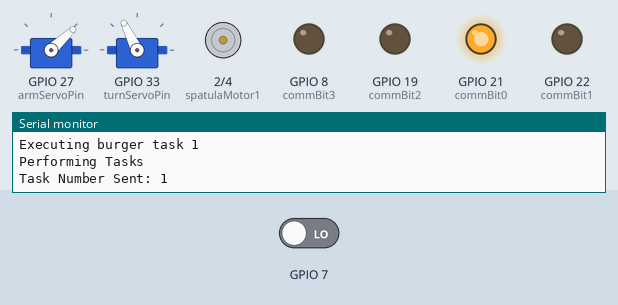
Recording of a program running on a simulated ESP32. On the bench: 2 × servo, motor-driver pin pairs drawn as motors (green arrow = first pin HIGH = forward, orange = second pin HIGH = backward, longer = more drive), output pins drawn as LEDs (lit = HIGH), the last lines printed to the serial monitor. Inputs (shaded band) come from the test bench; at power-on: GPIO 7 LOW. WiFi joins after 1.5 s; servers stay silent unless stated.

Above: at 3.2 s.
3.3 s: GPIO 7 driven HIGH
At 4.15 s:
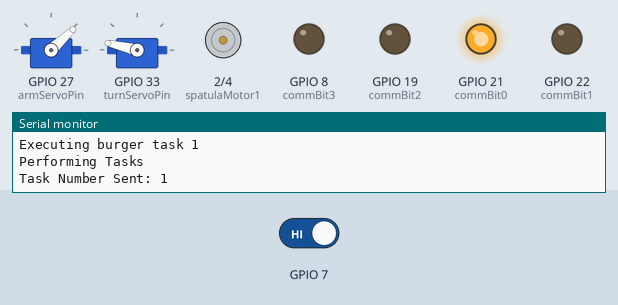
At 6.1 s:
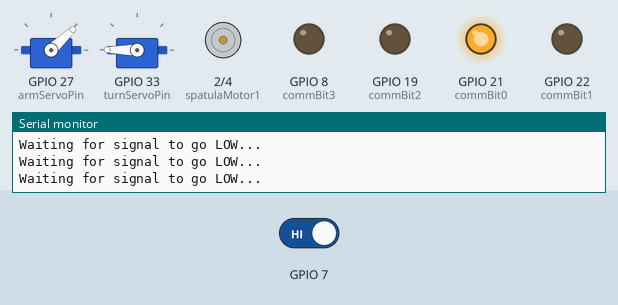
12.8 s: GPIO 7 driven LOW
At 13.6 s:
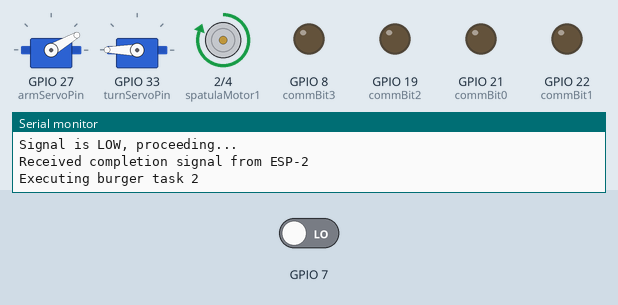
Timing chart, 0 to 60.3 s (numbered marks = the images above; inputs shaded):
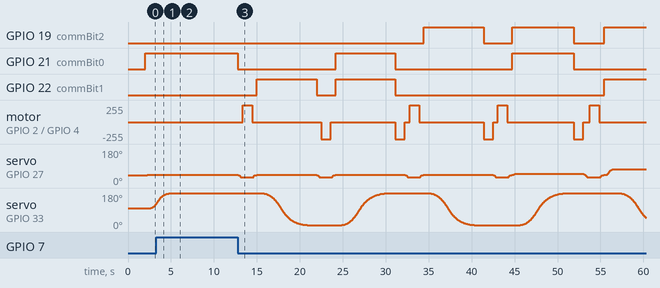

The program:

main.cpp
```cpp
#include "Arduino.h"
#include "WiFi.h"
#include "AsyncTCP.h"
#include "freertos/FreeRTOS.h"
#include "freertos/task.h"
#include "freertos/queue.h"
#include <ESP32Servo.h>

const char* ssid = "U235-Control";
const char* password = "SkibidiToilet";
const char* server_ip = "192.168.15.221";
const uint16_t server_port = 80;

bool doBurger = true;
bool proceed = false;

//Wire communication pins
#define commBit0 21
#define commBit1 22
#define commBit2 19
#define commBit3 8
#define signal 7
#define ready 5

//Burger arm pins
#define armServoPin 27
#define turnServoPin 33
#define spatulaMotor1 2
#define spatulaMotor2 4

//Servo number assignment
#define armServoNo 1
#define turnServoNo 2

// Define initial speed and delay parameters for smooth servo control
const int minDelay = 30;      // Minimum delay in milliseconds
const int maxDelay = 50;     // Maximum delay in milliseconds
int currentArmServoPos = 40; // Start from the middle position
int currentTurnServoPos = 100;

// Timing for spatula open/close
const int spatulaTime = 1100;

//Object creation for WiFi
AsyncClient client;
QueueHandle_t commandQueue;

//FreeRTOS task declaration:

void TCP_Client(void *pvParameters);
void ExecuteTasks(void *pvParameters);

//Burger task delcaration

void burgerTask1();
void burgerTask2();
void burgerTask3();
void burgerTask4();
void burgerTask5();
void burgerTask6();
void burgerTask7();
void burgerTask8();
void burgerTask9();
void burgerTask10();
void burgerTask11();
void burgerTask12();
void burgerTask13();

//Wire communication

void setCommPinOutput(int taskNumber);
int readCommPinInput();
void waitForSignal(int pin);
void performTask(int taskNo);

//Spatula control

void moveSpatula(bool close);
void stopSpatula();
void controlSpatula(int taskNo);

//Smooth servo control
Servo armServo;
Servo turnServo;
float easeInOutCubicSlow(float t);
void smoothServoControl(int endPos, int servoNo);

//Common angles declaration
const int leftCounter = 180;
const int centre = 100;
const int rightCounter = 10;
const int onCounter = 30;
const int flatSurface = 43;
const int armUp = 180;

void setup() {
  Serial.begin(115200);

  //Initialise Spatula motors
  pinMode(spatulaMotor1, OUTPUT);
  pinMode(spatulaMotor2, OUTPUT);

  // Connect to ESP32 AP
  WiFi.begin(ssid, password);
  while (WiFi.status() != WL_CONNECTED) {
    delay(1000);
    Serial.println("Connecting to ESP32 AP...");
  }
  // Create FreeRTOS queue
  commandQueue = xQueueCreate(20, sizeof(char[70]));
  Serial.println("Connected to ESP32 AP");

  //Initialise Servo motors
  armServo.attach(armServoPin, 500, 2500); // Min pulse width, Max pulse width
  turnServo.attach(turnServoPin, 500, 2500);
  armServo.write(currentArmServoPos);
  turnServo.write(currentTurnServoPos);

  // Create FreeRTOS tasks
  xTaskCreatePinnedToCore(
    TCP_Client,       // Task function
    "TCP Client",     // Name of the task (for debugging)
    8192,             // Stack size (bytes)
    NULL,             // Parameter to pass to the task
    1,                // Task priority
    NULL,             // Task handle
    0                 // Core to run the task on (0 in this case)
  );

  xTaskCreatePinnedToCore(
    ExecuteTasks,
    "Execute Tasks",
    8192,
    NULL,
    1,                // Task priority
    NULL,
    1                 // Core to run the task on (1 in this case)
  );
}

void loop() {
  vTaskDelete(NULL);
}

/**
 * @brief Manages a TCP client connection on the ESP32
 *
 * @param pvParameters A void pointer to the parameters passed to the task. Unused in this method
 *
 **/
void TCP_Client(void *pvParameters) {
  client.onConnect([](void *s, AsyncClient* c) {
    Serial.println("Connected to server");
  });

  client.onDisconnect([](void *s, AsyncClient* c) {
    Serial.println("Disconnected from server");
  });

  client.onData([](void *s, AsyncClient* c, void *data, size_t len) {
    char command[50];
    strncpy(command, (char*)data, len);
    command[len] = '\0';
    Serial.printf("Received command from server: %s\n", command);
    if(strcmp(command, "Action Received")){
      proceed = true;
    }
    xQueueSend(commandQueue, &command, portMAX_DELAY);
  });

  if (!client.connected()) {
    client.connect(server_ip, server_port);
  }

  while (true) {
    // Task keeps checking for connectivity and responses
    vTaskDelay(100 / portTICK_PERIOD_MS); // Adjust the delay as needed
  }
}

/**
 * @brief This method executes tasks on core 1 of the ESP-32.
 *
 * @param pvParameters A void pointer to the parameters passed to the task. Unused in this method
 */
void ExecuteTasks(void *pvParameters) {
  /*
   * The doBurger loop. After finishing the fries step, the robot will repeat the burger loop until we run out of time
   * It will do its own loop until it needs to do the burger plating step. The burger will then send communication wirelessly to
   * the Screwdriver control ESP-32.
  */
  while (doBurger) {
    // Execute tasks 0 to 13
    for (int i = 1; i < 13; i++) {
      switch (i) {
        case 1: burgerTask1(); break;
        case 2: burgerTask2(); break;
        case 3: burgerTask3(); break;
        case 4: burgerTask4(); break;
        case 5: burgerTask5(); break;
        case 6: burgerTask6(); break;
        case 7: burgerTask7(); break;
        case 8: burgerTask8(); break;
        case 9: burgerTask9(); break;
        case 10: burgerTask10(); break;
        case 11: burgerTask11(); break;
        case 12: {
          burgerTask12();
          // After task 12, send message to server and wait for response
          // Message to server acts like a "I am here"
          // Response from server acts like "I have arrived"
          const char* instruction = "Reached Task 12";
          client.write(instruction, strlen(instruction));
          Serial.printf("Sent instruction: %s\n", instruction);

          // Wait for the command to execute task 13
          char command[50];
          while (true) {
            if (xQueueReceive(commandQueue, &command, portMAX_DELAY)) {
              if (strcmp(command, "Execute Task 13") == 0) {
                break;
              }
            }
            vTaskDelay(100 / portTICK_PERIOD_MS); // Adjust the delay as needed
          }

          // Execute task 13
          burgerTask13();
          instruction = "Finished Task 13";
          client.write(instruction, strlen(instruction));
          Serial.printf("Sent instruction: %s\n", instruction);

          //Wait for the server to confirm action
          while (!proceed) {
            delay(100);
          }
          delay(100);
          vTaskDelete(NULL);
          break;
        }
      }
    }
  }
}

/**
 * @brief Goes towards patty station, move arms to left counter
 */
void burgerTask1() {
  Serial.println("Executing burger task 1");
  performTask(1);
}

/**
 * @brief Controls servo arm to pick up patty
 */
void burgerTask2() {
  Serial.println("Executing burger task 2");
  smoothServoControl(onCounter, 1);
  controlSpatula(1);
  smoothServoControl(flatSurface, 1);
  //smoothServoControl(centre, 2);
}

/**
 * @brief Moves robot to cooking station
 */
void burgerTask3() {
  Serial.println("Executing burger task 3");
  performTask(2);
}

/**
 * @brief Controls servo arm to drop the patty on the cooking station
 */
void burgerTask4() {
  Serial.println("Executing burger task 4");
  smoothServoControl(onCounter, 1);
  controlSpatula(2);
  smoothServoControl(flatSurface, 1);
  //smoothServoControl(centre, 2);
}

/**
 * @brief Moves robot to bun station for top bun
 */
void burgerTask5() {
  Serial.println("Executing burger task 5");
  performTask(3);
}

/**
 * @brief Controls servo arm to pick up top bun
 */
void burgerTask6() {
  Serial.println("Executing burger task 6");
  controlSpatula(2);
  smoothServoControl(onCounter, 1);
  controlSpatula(1);
  smoothServoControl(flatSurface, 1);
  //smoothServoControl(centre, 2);
}

/**
 * @brief Moves robot to cooking station
 */
void burgerTask7() {
  Serial.println("Executing burger task 7");
  performTask(4);
}

/**
 * @brief Picks up patty from cooking station
 */
void burgerTask8() {
  Serial.println("Executing burger task 8");
  controlSpatula(2);
  smoothServoControl(onCounter,1);
  controlSpatula(1);
  smoothServoControl(flatSurface, 1);
  //smoothServoControl(centre, 2);
}

/**
 * @brief Moves robot to bun station from cooking station to pick up top bun
 */
void burgerTask9() {
  Serial.println("Executing burger task 9");
  performTask(5);
}

/**
 * @brief Controls servo arm to pick up bottom bun
 */
void burgerTask10() {
  Serial.println("Executing burger task 10");
  controlSpatula(2);
  smoothServoControl(onCounter, 1);
  controlSpatula(1);
  smoothServoControl(flatSurface, 1);
}

/**
 * @brief Moves robot to serving area, moves arm high above plate
 */
void burgerTask11() {
  Serial.println("Executing burger task 11");
  performTask(6);
}

/**
 * @brief Controls servo arm to drop burger on plate
 */
void burgerTask12() {
  Serial.println("Executing burger task 12");
  smoothServoControl(onCounter, 1);
  controlSpatula(2);
  smoothServoControl(130,1);
}

/**
 * @brief Reset robot position to patty station
 */
void burgerTask13() {
  Serial.println("Executing burger task 13");
  performTask(7);
}

/**
 * @brief Cubic easing function with slower easing-in.
 *
 * This function provides a cubic easing calculation, modified to have a slower easing-in effect.
 * It smoothly interpolates the progress `t` over a duration, using a cubic equation for a more
 * gradual start and end. The function is typically used for animations or movements that require
 * a smooth, non-linear progression.
 *
 * @param t A float representing the normalized time (progress) in the range [0, 1].
 * @return A float representing the eased progress.
 */
float easeInOutCubicSlow(float t) {
  t *= 2;
  if (t < 1) {
    return 0.5 * (t * t * t);
  }
  t -= 2;
  return 0.5 * (t * t * t + 2);
}

/**
 * @brief Controls a servo motor with cubic easing.
 *
 * This function moves a specified servo motor to a target position using a cubic easing function
 * for smooth acceleration and deceleration. It calculates the required position and delay for
 * each step, ensuring a smooth and gradual movement from the current position to the target
 * position. The easing function is used to interpolate the servo position, providing a smoother
 * transition.
 *
 * @param endPos The absolute target position (0 <= pos <= 180) to move the servo to.
 * @param servoNo The identifier for the servo to move (1 for armServo, 2 for turnServo).
 */
void smoothServoControl(int endPos, int servoNo) {
  int startPos;
  switch (servoNo) {
  case 1:
    startPos = currentArmServoPos;
    break;
  case 2:
    startPos = currentTurnServoPos;
    break;
  default:
    return; // Exit if servoNo is invalid
  }

  int range = abs(endPos - startPos);
  int increment = (startPos < endPos) ? 1 : -1;

  for (int i = 0; i <= range; i++) {
    float progress = (float)i / range;
    float easedProgress = easeInOutCubicSlow(progress);
    int pos = startPos + increment * (easedProgress * range);
    switch (servoNo) {
    case 1:
      armServo.write(pos);
      break;
    case 2:
      turnServo.write(pos);
      break;
    default:
      break;
    }

    // Calculate delay based on eased progress
    int currentDelay = minDelay + (int)(easedProgress * (maxDelay - minDelay));
    delay(currentDelay);
  }

  switch (servoNo) {
  case 1:
    currentArmServoPos = endPos; // Update the current servo position
    break;
  case 2:
    currentTurnServoPos = endPos;
    break;
  default:
    break;
  }
}

/**
 * @brief Perform a predetermined task while communicating over a wire connection.
 *
 * This function executes a specific task based on the provided task number, adjusting servo positions
 * accordingly and communicating with another microcontroller over a wire connection. It handles the
 * necessary communication signaling to ensure synchronized task execution.
 *
 * @param taskNo The task number to execute. This determines the specific actions to perform,
 * such as setting the angles for the arm and turn servos.
 */
void performTask(int taskNo) {
  Serial.println("Performing Tasks");
  int armAngle;
  int turnAngle;
  switch (taskNo) {
  case 1: {
    armAngle = flatSurface;
    turnAngle = leftCounter;
    break;
  }
  case 2: {
    armAngle = flatSurface;
    turnAngle = rightCounter;
    break;
  }
  case 3: {
    armAngle = flatSurface;
    turnAngle = leftCounter;
    break;
  }
  case 4: {
    armAngle = flatSurface;
    turnAngle = rightCounter;
    break;
  }
  case 5: {
    armAngle = flatSurface + 5;
    turnAngle = leftCounter;
    break;
  }
  case 6: {
    armAngle = flatSurface + 30;
    turnAngle = rightCounter;
    break;
  }
  case 7: {
    armAngle = flatSurface;
    turnAngle = centre;
    break;
  }
  default:
    return; // Exit if taskNo is invalid
  }

  setCommPinOutput(taskNo);
  Serial.print("Task Number Sent: ");
  Serial.println(taskNo);

  digitalWrite(ready, HIGH);  // Signal ESP-2 that data is ready
  delay(100);
  if (armAngle != currentArmServoPos) {
    smoothServoControl(armAngle, 1);
  }

  if (turnAngle != currentTurnServoPos) {
    smoothServoControl(turnAngle, 2);
    delay(100); // some delay for turning
  }

  waitForSignal(signal);  // Wait for ESP-2 to complete the task
  digitalWrite(ready, LOW);  // Reset the ready signal

  setCommPinOutput(0); // Reset the output after receiving the signal from ESP-2
  Serial.println("Received completion signal from ESP-2");
}

/**
 * @brief Waits for a pin to go LOW from HIGH.
 *
 * This function continuously checks the state of a specified pin and waits until it goes LOW.
 * It is used to synchronize actions with external signals, ensuring that the program proceeds
 * only when the expected signal is received.
 *
 * @param pin The pin number to read. The function will wait until this pin's state changes from HIGH to LOW.
 */
void waitForSignal(int pin) {
  while (digitalRead(pin) == HIGH) {
    Serial.println("Waiting for signal to go LOW...");
    delay(10);
  }
  Serial.println("Signal is LOW, proceeding...");
}

/*
 *@brief Method to open and close the spatula
 *
 * @param close true for closing action, false for opening action
 */
void moveSpatula(bool close) {
  if (close) {
    digitalWrite(spatulaMotor1, HIGH);
    digitalWrite(spatulaMotor2, LOW);
  }
  else {
    digitalWrite(spatulaMotor1, LOW);
    digitalWrite(spatulaMotor2, HIGH);
  }
}

/*
 * @brief Method to stop operating the spatula motor
 */
void stopSpatula() {
  digitalWrite(spatulaMotor1, LOW);
  digitalWrite(spatulaMotor2, LOW);
}

/*
 *@brief Controls the opening and closing of the spatula, timed
 *
 * @param taskNo 1 for opening, 2 for closing
 */
void controlSpatula(int taskNo){
  switch (taskNo)
  {
  case 1:
    moveSpatula(true);
    delay(spatulaTime);
    stopSpatula();
    break;

  case 2:
    moveSpatula(false);
    delay(spatulaTime);
    stopSpatula();
    break;

  default:
    break;
  }
}

/* @brief Converts integer into binary
 *
 * This method converts an integer value into a binary value to be sent down communication pins
 *
 * @param integerValue the integer value to be converted
*/
void setCommPinOutput(int integerValue) {
  pinMode(commBit0, OUTPUT);
  pinMode(commBit1, OUTPUT);
  pinMode(commBit2, OUTPUT);
  pinMode(commBit3, OUTPUT);

  digitalWrite(commBit0, bitRead(integerValue, 0));
  digitalWrite(commBit1, bitRead(integerValue, 1));
  digitalWrite(commBit2, bitRead(integerValue, 2));
  digitalWrite(commBit3, bitRead(integerValue, 3));
}

/*
 * @brief Reads pin values and converts to integer
 *
 * The method reads the communication pins and converts the binary signal into an integer value
 *
*/
int readCommPinInput() {
  pinMode(commBit0, INPUT);
  pinMode(commBit1, INPUT);
  pinMode(commBit2, INPUT);
  pinMode(commBit3, INPUT);

  int value = 0;
  value |= digitalRead(commBit0) << 0;
  value |= digitalRead(commBit1) << 1;
  value |= digitalRead(commBit2) << 2;
  value |= digitalRead(commBit3) << 3;

  return value;
}
```

Measured:
- after the input at 3.3 s, GPIO 21 (commBit0): stays HIGH (without the input it goes to LOW after 2.3 s); GPIO 22 (commBit1): stays LOW (without the input it goes to HIGH after 4.5 s)
- after the input at 12.8 s, GPIO 19 (commBit2): alternates HIGH for 7.1 s and LOW for 3.4 s, starting after 21.6 s; GPIO 21 (commBit0): goes LOW 11.4 s, HIGH 7.0 s, LOW 13.6 s, HIGH 7.2 s, then LOW, starting at once
